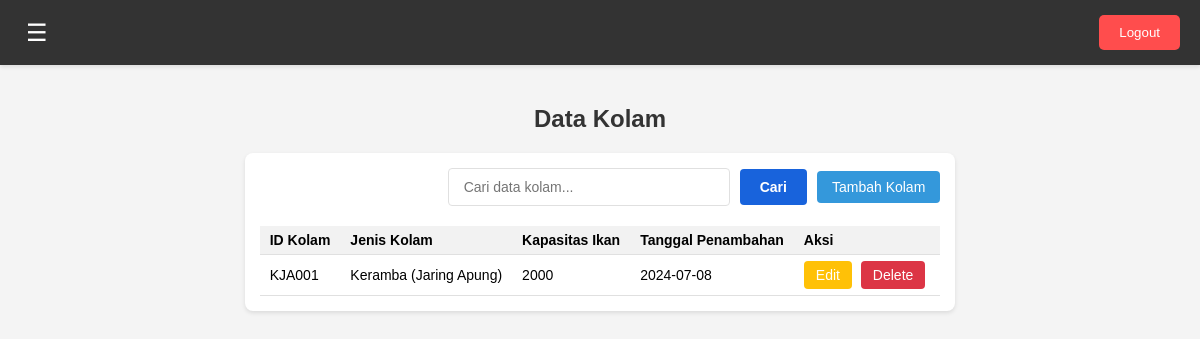
The app's page /dashboard-user.php?page=data-kolam (signed in) with its own data.
### tables this page shows
CREATE TABLE `data_kolam` (
  `id_kolam` varchar(50) NOT NULL,
  `user_id` int(11) NOT NULL,
  `jenis_kolam` varchar(100) NOT NULL,
  `kapasitas_ikan` int(11) NOT NULL,
  `tanggal_penambahan` date NOT NULL
);

### pages/dashboard-user/data-kolam.php (the view, shortened to what this page needs)
<?php
$user_id = $_SESSION['user_id'];
$query = "SELECT id_kolam, jenis_kolam, kapasitas_ikan, tanggal_penambahan FROM data_kolam WHERE user_id = ?";
$stmt = mysqli_prepare($conn, $query);
mysqli_stmt_bind_param($stmt, "i", $user_id);
$result = mysqli_stmt_execute($stmt);
$result = mysqli_stmt_get_result($stmt);
?>
<h2>Data Kolam</h2>
<div class="data-container">
    <div class="data-header">
        <input type="text" id="search-input" placeholder="Cari data kolam...">
        <button id="search-button">Cari</button>
        <button id="add-data-button" onclick="window.location.href='dashboard-user.php?page=input-data-kolam'">Tambah Kolam</button>
    </div>
    <div class="data-table">
        <table>
            <thead>
                <tr>
                    <th>ID Kolam</th>
                    <th>Jenis Kolam</th>
                    <th>Kapasitas Ikan</th>
                    <th>Tanggal Penambahan</th>
                    <th>Aksi</th>
                </tr>
            </thead>
            <tbody>
                <?php
                if (mysqli_num_rows($result) > 0) {
                    while($row = mysqli_fetch_assoc($result)) {
                        echo "<tr>";
                        echo "<td>" . $row['id_kolam'] . "</td>";
                        echo "<td>" . $row['jenis_kolam'] . "</td>";
                        echo "<td>" . $row['kapasitas_ikan'] . "</td>";
                        echo "<td>" . $row['tanggal_penambahan'] . "</td>";
                        echo '<td>
                            <form method="GET" action="dashboard-user.php" style="display:inline;">
                                <input type="hidden" name="page" value="edit-data-kolam">
                                <input type="hidden" name="id" value="' . $row['id_kolam'] . '">
                                <button type="submit" class="edit-button">Edit</button>
                            </form>
                            <button type="button" class="delete-button"
                                    data-id="' . $row['id_kolam'] . '"
                                    data-table="data_kolam"
                                    data-return-page="data-kolam">Delete</button>
                        </td>';
                        echo "</tr>";
                    }
                } else {
                    echo "<tr><td colspan='5'>Tidak ada data kolam</td></tr>";
                }
                ?>
            </tbody>
        </table>
    </div>
</div>

### assets/css/dashboard-user.css (style rules this page uses)
body, html { margin: 0; padding: 0; font-family: Arial, sans-serif; background-color: #f4f4f4; }
h2 { text-align: center; margin-top: 20px; color: #333; }
.data-container { background-color: #fff; border-radius: 8px; box-shadow: 0 2px 4px rgba(0, 0, 0, 0.1); padding: 15px; margin: 20px auto; width: fit-content; max-width: 100%; overflow-x: auto; }
.data-header { display: flex; justify-content: flex-end; align-items: center; margin-bottom: 20px; gap: 10px; }
#search-input { padding: 8px 12px; border: 1px solid #ddd; border-radius: 4px; font-size: 14px; width: 250px; }
#search-button, #add-data-button { padding: 8px 15px; border: none; border-radius: 4px; background-color: #3498db; color: white; cursor: pointer; transition: background-color 0.3s; font-size: 14px; white-space: nowrap; }
.data-table table { width: auto; border-collapse: collapse; font-size: 14px; }
.data-table th, .data-table td { padding: 8px 12px; text-align: left; border-bottom: 1px solid #e0e0e0; white-space: nowrap; }
.data-table th { background-color: #f2f2f2; font-weight: bold; }
.edit-button, .delete-button { padding: 6px 12px; font-size: 14px; border: none; border-radius: 4px; color: white; cursor: pointer; transition: background-color 0.3s; margin-right: 5px; }
.edit-button { background-color: #ffc107; }
.delete-button { background-color: #dc3545; }
@media (max-width: 1200px) { .data-table { font-size: 13px; } }
@media (max-width: 1200px) { .data-table th, .data-table td { padding: 6px 10px; } }
#search-input { padding: 10px 15px; border: 1px solid #e0e0e0; border-radius: 4px; font-size: 14px; width: 250px; transition: border-color 0.3s, box-shadow 0.3s; }
#search-button, .print-button { padding: 10px 20px; border: none; border-radius: 4px; background-color: #1863dc; color: white; cursor: pointer; transition: background-color 0.3s, transform 0.1s; font-size: 14px; font-weight: bold; white-space: nowrap; }
.data-table { overflow-x: auto; margin-top: 20px; }

### records on screen
data_kolam: id_kolam "KJA001", jenis_kolam "Keramba (Jaring Apung)", kapasitas_ikan "2000", tanggal_penambahan "2024-07-08"
